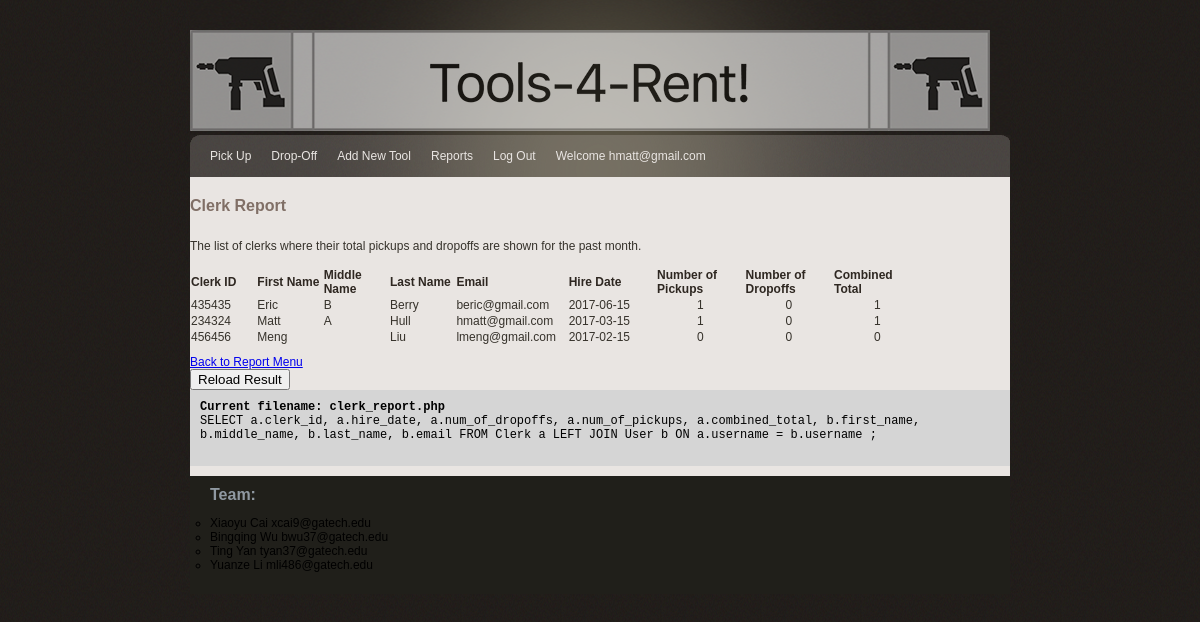
The app's page /clerk_report.php (signed in) with its own data.
### tables this page shows
CREATE TABLE Clerk(
	username VARCHAR(50) NOT NULL,
	clerk_id INT NOT NULL AUTO_INCREMENT,
	hire_date DATE NOT NULL,
	num_of_dropoffs INT NULL,
	num_of_pickups INT NULL,
	combined_total INT NULL,
	is_first_time_login BOOLEAN NOT NULL,
	UNIQUE KEY username (username),
	KEY clerk_id (clerk_id),
	PRIMARY KEY (username),
	FOREIGN KEY (username)
		REFERENCES User(username)
);

CREATE TABLE User(
	username VARCHAR(50) NOT NULL,
	password VARCHAR(50) NOT NULL,
	email VARCHAR(250) NOT NULL,
	first_name VARCHAR(100) NOT NULL,
	middle_name VARCHAR(100) NOT NULL,
	last_name VARCHAR(50) NOT NULL,
	PRIMARY KEY (username),
	UNIQUE KEY username (username)
);

### clerk_report.php (the view, shortened to what this page needs)
<?php include('lib/common.php');
?>
<?php include("lib/header.php"); ?>
<?php
	include("lib/header.php");
?>
<html>
<head>
</head>
<body>
      <div id="main_container">
          <?php include('lib/menu_clerk.php');?>
          <div class="center_content">
            <div class="reservation_summary_section">
              <div class="subtitle">Clerk Report</div>
                <br>
                The list of clerks where their total pickups and dropoffs are shown for the past month.
                <br>
                <br>
                <table id="myTable" style="width:100%" >
                    <col width="60">
                    <col width="60">
                    <col width="60">
                    <col width="60">
                    <col width="80">
                    <col width="80">
                    <col width="80">
                    <col width="80">
                    <col width="80">
                    <col width="80">
                    <tr>
                        <td class="heading" style="cursor: pointer" onclick="sortTable(0)">Clerk ID</td>
                        <td class="heading" style="cursor: pointer" onclick="sortTable(1)">First Name</td>
                        <td class="heading" style="cursor: pointer" onclick="sortTable(2)">Middle Name</td>
                        <td class="heading" style="cursor: pointer" onclick="sortTable(3)">Last Name</td>
                        <td class="heading" style="cursor: pointer" onclick="sortTable(4)">Email</td>
                        <td class="heading" style="cursor: pointer" onclick="sortTable(5)">Hire Date</td>
                        <td class="heading" style="cursor: pointer" onclick="sortTable(6)">Number of Pickups</td>
                        <td class="heading" style="cursor: pointer" onclick="sortTable(7)">Number of Dropoffs</td>
                        <td class="heading" style="cursor: pointer" onclick="sortTable(8)">Combined Total</td>
                    </tr>
                    <?php
                    $query = "SELECT a.clerk_id, a.hire_date, a.num_of_dropoffs, a.num_of_pickups, a.combined_total, b.first_name, b.middle_name, b.last_name, b.email " .
                    "FROM Clerk a LEFT JOIN User b " .
                    "ON a.username = b.username " ;
	              $result = mysqli_query($db, $query);
	              while ($row = mysqli_fetch_array($result, MYSQLI_ASSOC)){
                      print '<tr>';
                      print '<td>' . $row['clerk_id'] . ' '. '</td>';
                      print '<td>' . $row['first_name'] . ' '. '</td>';
                      print '<td>' . $row['middle_name'] . ' '. '</td>';
                      print '<td>' . $row['last_name'] . ' '. '</td>';
                      print '<td>' . $row['email'] . ' '. '</td>';
                      print '<td>' . $row['hire_date'] . '   '. '</td>';
                      $query = "SELECT COUNT(pick_up_clerk_username) as myCount FROM `Reservation`
									WHERE Reservation.pick_up_clerk_username='{$row['email']}'
									and MONTH(start_date) = MONTH(Now());";
                      $pick_up_result = mysqli_query($db, $query);
                      $pick_up_count = mysqli_fetch_array($pick_up_result, MYSQLI_ASSOC);
                      print "<td style=\"text-align: center\">" . $pick_up_count['myCount'] . "</td>";
                      $query = "SELECT COUNT(drop_off_clerk_username) as myCount FROM `Reservation`
									WHERE Reservation.drop_off_clerk_username='{$row['email']}'
									and MONTH(end_date) = MONTH(Now());";
                      $drop_off_result = mysqli_query($db, $query);
                      $drop_off_count = mysqli_fetch_array($drop_off_result, MYSQLI_ASSOC);
                      print "<td style=\"text-align: center\">" . $drop_off_count['myCount'] . "</td>";
                      $total = $drop_off_count['myCount']+ $pick_up_count['myCount'];
                      print "<td style=\"text-align: center\">" . $total . "</td>";
                      print '</tr>';
                  }
	              ?>
                </table>
                <div class="back to generate report menu">
                    <div class="center_content">
                        <td><a href="generate_reports.php">Back to Report Menu</a></td>
                        <form action="" enctype="multipart/form-data">
                            <input type="submit" value="Reload Result">
                        </form>
                        <?php include("lib/error.php"); ?>
                    </div>
                </div>
              <?php include("lib/footer.php"); ?>
              </div>
              </div>
              </div>
</body>
</html>

### css/gtonline_style.css (style rules this page uses)
body { background:url(../img/bg.gif) repeat #000000; padding:0; font-family: Verdana, Geneva, sans-serif; font-size:12px; margin:auto auto auto auto; color:#36322b; }
table { width: 100%; border-collapse: collapse; }
th, td { padding: 1px; text-align: left; }
#main_container { width:820px; height:auto; margin:auto; padding:0px; }
.heading { font-size:12px; color:#2e2721; font-weight:bold; }
.subtitle { width: 600px; font-family: Verdana, Geneva, sans-serif; font-weight:bold; font-size:16px; color:#806F66; padding:10px 0px 10px 0px; }
.center_content { width:820px; height:auto; padding:10px 0px 10px 0px; clear:both; background-color:#E9E5E2; }

### records on screen
clerk: clerk "435435", username.first_name "Eric", username.middle_name "B", username.last_name "Berry", username.email "beric@gmail.com", hire_date "2017-06-15", myCount "1", myCount "0", total "1"
clerk: clerk "234324", username.first_name "Matt", username.middle_name "A", username.last_name "Hull", username.email "hmatt@gmail.com", hire_date "2017-03-15", myCount "1", myCount "0", total "1"
clerk: clerk "456456", username.first_name "Meng", username.last_name "Liu", username.email "lmeng@gmail.com", hire_date "2017-02-15", myCount "0", total "0"

### other values on screen
$_SESSION['username'] "hmatt@gmail.com"
$query "Current filename: clerk_report.php"
$query "SELECT a.clerk_id, a.hire_date, a.num_of_dropoffs, a.num_of_pickups, a.combined_total, b.first_name, b.middle_name, b.last_name, b.email FROM Clerk a LEFT JOIN User b ON a.username = b.username ;"
